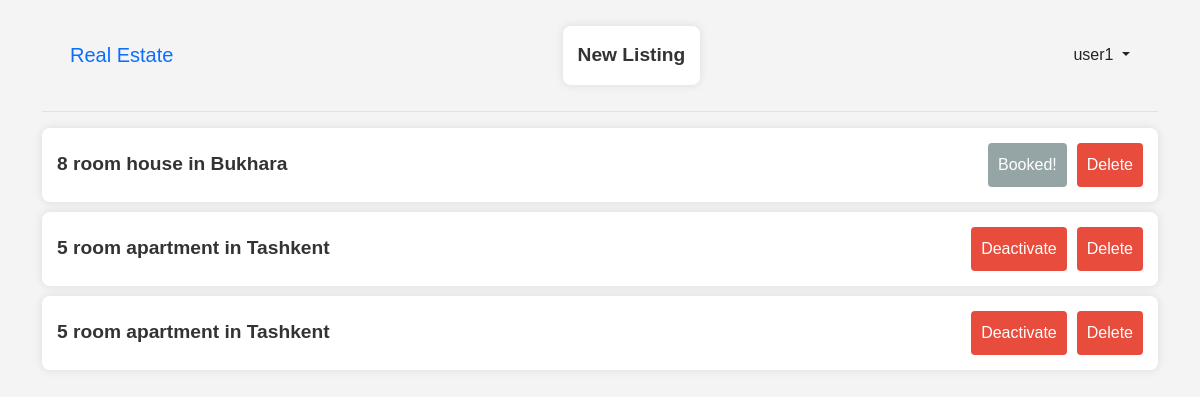
Before: /my_listings/ (signed in) with the older database file.
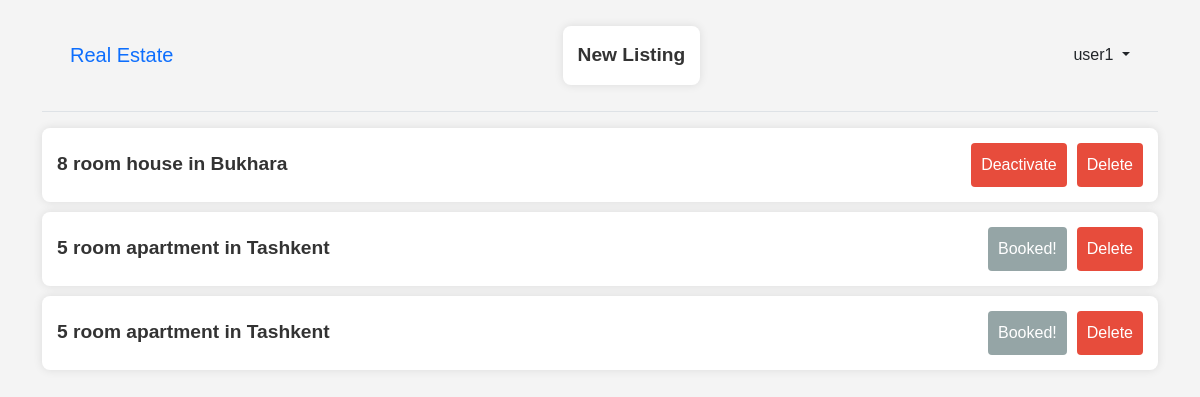
After: the same page with the newer database file.
### users/models.py (models this page shows)
class CustomUser(AbstractUser):
    balance = models.FloatField(default=1000.0)

### real_estate/models.py (models this page shows)
class Listing(models.Model):
    owner = models.ForeignKey(CustomUser, on_delete=models.CASCADE)
    num_rooms = models.IntegerField()
    num_bedroom = models.IntegerField()
    num_bathrooms = models.IntegerField()
    size = models.DecimalField(max_digits=10, decimal_places=2)
    address = models.CharField(max_length=150)
    city = models.CharField(max_length=70)
    region = models.CharField(max_length=70)
    cost = models.IntegerField()
    property_type = models.ForeignKey('PropertyType', on_delete=models.SET_DEFAULT, default=None)
    listing_type = models.ForeignKey('ListingType', on_delete=models.SET_DEFAULT, default=None)
    is_active = models.BooleanField(default=True)
    booked = models.BooleanField(default=False)
    created_at = models.DateTimeField(auto_now_add=True)
    booking_cost = models.IntegerField()
    def __str__(self) -> str:
        return f"{self.num_rooms} room {self.property_type} in {self.city}"

class PropertyType(models.Model):
    property_type = models.CharField(max_length=50)
    def __str__(self) -> str:
        return self.property_type

### real_estate/views.py (the view)
# urls.py: path("my_listings/", my_listings, name="my_listings"),
@login_required(login_url='login')
def my_listings(request):
    current_user = request.user
    listings = Listing.objects.filter(owner = current_user)
    context = {
        "listings": listings
    }
    return render(request, 'my_listings.html', context)

### templates/my_listings.html (shortened to what this page needs)
{% extends 'base.html' %}
{% block content %}
<ul>
    {% for listing in listings %}
        <li>
            <a href="{% url 'listing' id=listing.id %}">
                {{ listing }}
            </a>
            <div class="button-container">
                {% if listing.is_active %}
                    <form method="post" action="{% url 'toggle_listing' id=listing.id %}" style="display:inline;">
                        <button type="submit" name="action" value="deactivate" class="deactivate">Deactivate</button>
                    </form>
                {% elif not listing.is_active %}
                    {% if not listing.booked %}
                        <form method="post" action="{% url 'toggle_listing' id=listing.id %}" style="display:inline;">
                            {% csrf_token %}
                            <button type="submit" name="action" value="activate" class="activate">Activate</button>
                        </form>
                    {% else %}
                        <form method="post" action="{% url 'toggle_listing' id=listing.id %}" style="display:inline;">
                            <button type="submit" disabled name="action" value="activate" class="booked">Booked!</button>
                        </form>
                    {% endif %}
                {% endif %}
                <form method="post" action="{% url 'delete_listing' id=listing.id %}" style="display:inline;">
                    <button type="submit" name="action" value="delete" class="delete">Delete</button>
                </form>
            </div>
        </li>
    {% empty %}
        <p class="empty-message">You have not posted any listings yet...</p>
    {% endfor %}
</ul>
{% endblock content %}

### templates/base.html (shortened to what this page needs)
<!DOCTYPE html>
<html lang="en">
<head>
    <link href="https://cdn.jsdelivr.net/npm/bootstrap@5.1.3/dist/css/bootstrap.min.css" rel="stylesheet">
</head>
<body>
    <div class="container">
        <header class="p-3 mb-3 border-bottom">
            <div class="container">
                <div class="d-flex flex-wrap align-items-center justify-content-between">
                    <a class="navbar-brand mb-0 h1" href="{% url 'home' %}">Real Estate</a>
                    <div class="text-center">
                        <ul class="nav">
                            {% if user.is_authenticated %}
                                <li><a href="{% url 'new_listing' %}">New Listing</a></li>
                            {% endif %}
                        </ul>
                    </div>
                    <div class="text-end">
                        {% if user.is_authenticated %}
                            <div class="dropdown">
                                <a href="#" class="link-dark text-decoration-none dropdown-toggle" id="dropdownUser1" data-bs-toggle="dropdown" aria-expanded="false">
                                    {{ user.username }}
                                </a>
                            </div>
                        {% else %}
                            <a href="{% url 'login' %}" class="btn btn-outline-primary me-2">Log In</a>
                            <a href="{% url 'signup' %}" class="btn btn-primary">Sign Up</a>
                        {% endif %}
                    </div>
                </div>
            </div>
        </header>
        <main>
            {% block content %}
            {% endblock content %}
        </main>
    </div>
</body>
</html>

### templates/my_listings.html (style rules this page uses)
body { font-family: 'Arial', sans-serif; margin: 0; padding: 0; background-color: #f4f4f4; }
ul { list-style: none; padding: 0; }
li { background-color: #fff; box-shadow: 0 0 10px rgba(0, 0, 0, 0.1); border-radius: 8px; margin: 10px 0; padding: 15px; display: flex; justify-content: space-between; align-items: center; }
li a { text-decoration: none; color: #333; font-weight: bold; font-size: 1.2em; }
.button-container { display: flex; gap: 10px; }
button { padding: 10px; cursor: pointer; border: none; border-radius: 4px; outline: none; }
button.deactivate { background-color: #e74c3c; color: #fff; }
button.booked { background-color: #95a5a6; color: #fff; }
button.delete { background-color: #e74c3c; color: #fff; }

Changed rows visible on the page:
changed Listing "8 room house in Bukhara": is_active "Booked!" → "Deactivate"
changed Listing (number 2 of 3 on the later page): is_active "Deactivate" → "Booked!"
changed Listing (number 3 of 3 on the later page): is_active "Deactivate" → "Booked!"
